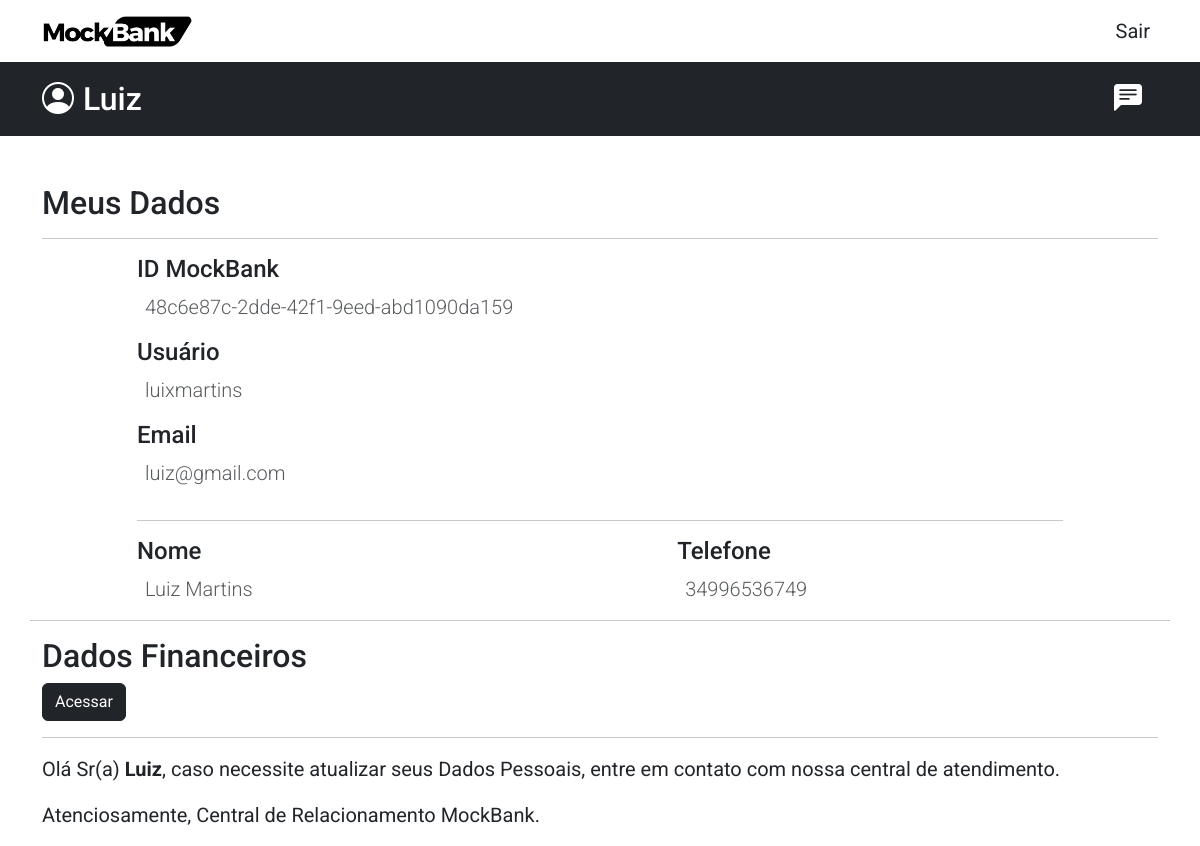
/profile/ (signed in), run on an earlier commit of the app's database.
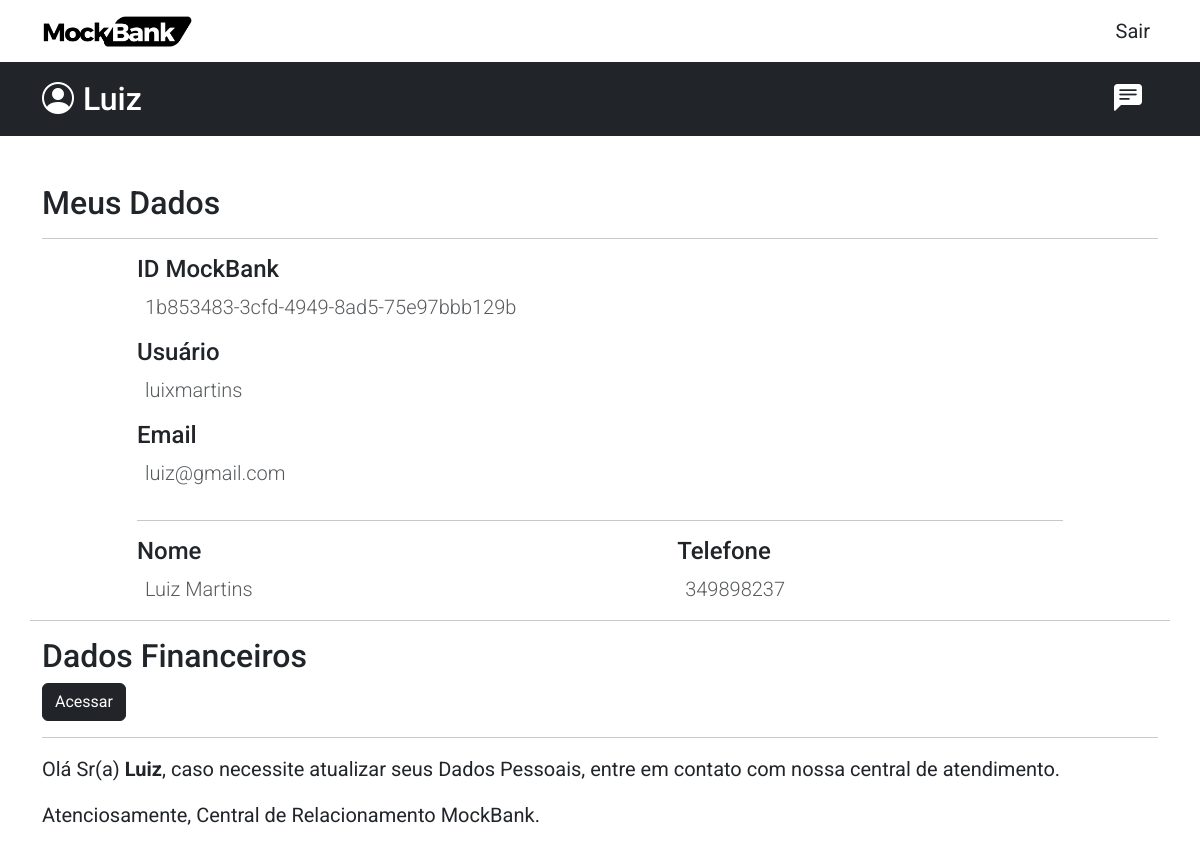
And on a later commit of the database.
### user/models.py (models this page shows)
class User(models.Model):
    user_id = models.UUIDField(primary_key=True, default=uuid.uuid4, editable=False)
    user_phone = models.CharField(max_length=30, blank=True)
    account_balance = models.DecimalField(max_digits=8, decimal_places=2, default=float(0))
    account_limit = models.DecimalField(max_digits=8, decimal_places=2, default=float(0))
    owner = models.OneToOneField(DjangoUser, on_delete=models.CASCADE)
    finance_data = models.OneToOneField(FinanceDataUser, on_delete=models.CASCADE, null=True)

### user/views.py (the view)
# urls.py: path('profile/', views.ProfileUser.as_view(), name='profile'),
@method_decorator(login_required(login_url='user:login'), name='dispatch')
class ProfileUser(View):
    def get(self, request):
        context = {
            'user': User.objects.get(username=self.request.user.username),
            'base_user': UserService.get_user_app(self.request.user.id)
        }
        return render(request, 'profile_user.html', context)

### user/services.py (called while the page is built)
    @staticmethod
    def get_user_app(pk: int):
        return BaseUser.objects.get(owner=pk)

### user/templates/profile_user.html
{% extends "global/base.html" %}
{% block content %}
<main>
    <div class="container">
        <div class="row mt-5">
            <div class="col-12">
                <h2>Meus Dados</h2>
                <hr>
            </div>
            <div class="col-10 mx-auto">
                <h4>ID MockBank</h4>
                <p class="lead ms-2 opacity-75"> {{ base_user.user_id }}</p>
                <h4>Usuário</h4>
                <p class="lead ms-2 opacity-75"> {{ user.username }}</p>
                <h4>Email</h4>
                <p class="lead ms-2 opacity-75"> {{ user.email }}</p>
            </div>
            <div class="col-10 mx-auto">
                <hr>
                <div class="col-5 float-start">
                    <h4>Nome</h4>
                    <p class="lead ms-2 opacity-75"> {{ user.first_name }} {{ user.last_name }}</p>
                </div>
                <div class="col-5 float-end">
                    <h4>Telefone</h4>
                    <p class="lead ms-2 opacity-75"> {{base_user.user_phone }} </p>
                </div>
            </div>
            <hr>
            <div class="col-12">
                <h2>Dados Financeiros</h2>
                <a href={% url "service:finance_data_update" %} class="btn btn-dark">Acessar</a>
            </div>
            <div class="col-12">
                <hr>
                <p class="fs-5">Olá Sr(a) <strong>{{ user.first_name }}</strong>, caso necessite atualizar seus Dados Pessoais, entre em contato com nossa central de atendimento.</p>
                <p class="fs-5">Atenciosamente, Central de Relacionamento MockBank.</p>
            </div>
        </div>
    </div>
</main>
{% endblock content %}

What changed in the data, as far as the page shows it:
removed User: user_id "48c6e87c-2dde-42f1-9eed-abd1090da159", user_phone "34996536749"
added User: user_id "1b853483-3cfd-4949-8ad5-75e97bbb129b", user_phone "349898237"
